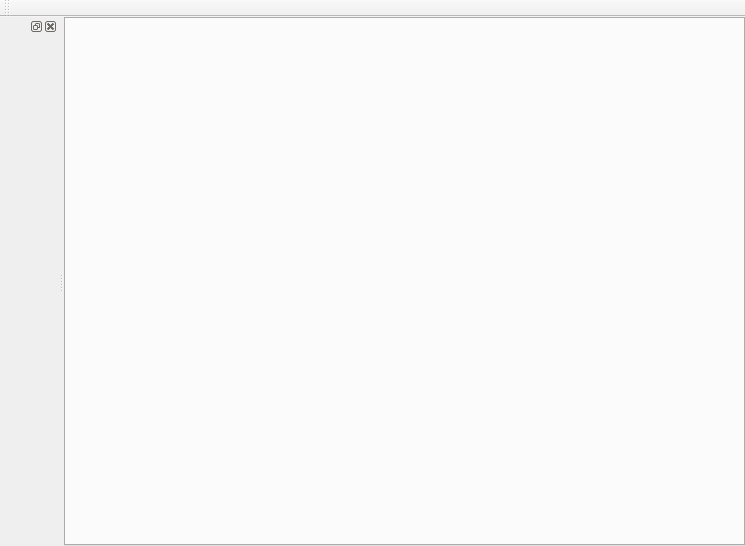
<?xml version="1.0" encoding="UTF-8"?>
<ui version="4.0">
 <class>MainWindow</class>
 <widget class="QMainWindow" name="MainWindow">
  <property name="geometry">
   <rect>
    <x>0</x>
    <y>0</y>
    <width>745</width>
    <height>546</height>
   </rect>
  </property>
  <property name="windowTitle">
   <string>Particle Editor</string>
  </property>
  <widget class="QWidget" name="centralWidget">
   <layout class="QGridLayout" name="gridLayout">
    <property name="margin">
     <number>0</number>
    </property>
    <property name="spacing">
     <number>0</number>
    </property>
    <item row="0" column="0">
     <widget class="QTabWidget" name="defaultView">
      <property name="layoutHint" stdset="0">
       <string/>
      </property>
     </widget>
    </item>
   </layout>
  </widget>
  <widget class="QMenuBar" name="defaultMenuBar">
   <property name="geometry">
    <rect>
     <x>0</x>
     <y>0</y>
     <width>745</width>
     <height>21</height>
    </rect>
   </property>
   <property name="path" stdset="0">
    <string/>
   </property>
  </widget>
  <widget class="QDockWidget" name="defaultPanel">
   <property name="sizePolicy">
    <sizepolicy hsizetype="Expanding" vsizetype="Preferred">
     <horstretch>0</horstretch>
     <verstretch>0</verstretch>
    </sizepolicy>
   </property>
   <property name="layoutHint" stdset="0">
    <string/>
   </property>
   <attribute name="dockWidgetArea">
    <number>1</number>
   </attribute>
   <widget class="QWidget" name="contents"/>
  </widget>
  <widget class="QToolBar" name="defaultToolBar">
   <property name="windowTitle">
    <string>toolBar</string>
   </property>
   <property name="path" stdset="0">
    <string>ToolBar</string>
   </property>
   <attribute name="toolBarArea">
    <enum>TopToolBarArea</enum>
   </attribute>
   <attribute name="toolBarBreak">
    <bool>false</bool>
   </attribute>
  </widget>
 </widget>
 <layoutdefault spacing="6" margin="11"/>
 <resources/>
 <connections/>
</ui>
